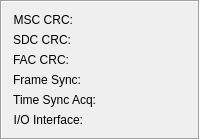
      <widget class="QFrame" name="frame_5">
       <property name="sizePolicy">
        <sizepolicy hsizetype="Fixed" vsizetype="Preferred">
         <horstretch>0</horstretch>
         <verstretch>0</verstretch>
        </sizepolicy>
       </property>
       <property name="frameShape">
        <enum>QFrame::Box</enum>
       </property>
       <property name="frameShadow">
        <enum>QFrame::Sunken</enum>
       </property>
       <layout class="QHBoxLayout" name="horizontalLayout_3">
        <item>
         <layout class="QFormLayout" name="formLayoutLEDs">
          <property name="fieldGrowthPolicy">
           <enum>QFormLayout::AllNonFixedFieldsGrow</enum>
          </property>
          <item row="0" column="0">
           <widget class="QLabel" name="TextLabelLEDMSCCRC">
            <property name="sizePolicy">
             <sizepolicy hsizetype="MinimumExpanding" vsizetype="Minimum">
              <horstretch>0</horstretch>
              <verstretch>0</verstretch>
             </sizepolicy>
            </property>
            <property name="text">
             <string>MSC CRC:</string>
            </property>
            <property name="alignment">
             <set>Qt::AlignRight|Qt::AlignTrailing|Qt::AlignVCenter</set>
            </property>
            <property name="wordWrap">
             <bool>false</bool>
            </property>
           </widget>
          </item>
          <item row="0" column="1">
           <widget class="CMultColorLED" name="LEDMSC" native="true"/>
          </item>
          <item row="1" column="0">
           <widget class="QLabel" name="TextLabelLEDSDCCRC">
            <property name="sizePolicy">
             <sizepolicy hsizetype="MinimumExpanding" vsizetype="Minimum">
              <horstretch>0</horstretch>
              <verstretch>0</verstretch>
             </sizepolicy>
            </property>
            <property name="text">
             <string>SDC CRC:</string>
            </property>
            <property name="alignment">
             <set>Qt::AlignRight|Qt::AlignTrailing|Qt::AlignVCenter</set>
            </property>
            <property name="wordWrap">
             <bool>false</bool>
            </property>
           </widget>
          </item>
          <item row="1" column="1">
           <widget class="CMultColorLED" name="LEDSDC" native="true"/>
          </item>
          <item row="2" column="0">
           <widget class="QLabel" name="TextLabelLEDFACCRC">
            <property name="sizePolicy">
             <sizepolicy hsizetype="MinimumExpanding" vsizetype="Minimum">
              <horstretch>0</horstretch>
              <verstretch>0</verstretch>
             </sizepolicy>
            </property>
            <property name="text">
             <string>FAC CRC:</string>
            </property>
            <property name="alignment">
             <set>Qt::AlignRight|Qt::AlignTrailing|Qt::AlignVCenter</set>
            </property>
            <property name="wordWrap">
             <bool>false</bool>
            </property>
           </widget>
          </item>
          <item row="2" column="1">
           <widget class="CMultColorLED" name="LEDFAC" native="true"/>
          </item>
          <item row="3" column="0">
           <widget class="QLabel" name="TextLabelLEDFrameSync">
            <property name="sizePolicy">
             <sizepolicy hsizetype="MinimumExpanding" vsizetype="Minimum">
              <horstretch>0</horstretch>
              <verstretch>0</verstretch>
             </sizepolicy>
            </property>
            <property name="text">
             <string>Frame Sync:</string>
            </property>
            <property name="alignment">
             <set>Qt::AlignRight|Qt::AlignTrailing|Qt::AlignVCenter</set>
            </property>
            <property name="wordWrap">
             <bool>false</bool>
            </property>
           </widget>
          </item>
          <item row="3" column="1">
           <widget class="CMultColorLED" name="LEDFrameSync" native="true"/>
          </item>
          <item row="4" column="0">
           <widget class="QLabel" name="TextLabelLEDTimeSyncAcq">
            <property name="sizePolicy">
             <sizepolicy hsizetype="MinimumExpanding" vsizetype="Minimum">
              <horstretch>0</horstretch>
              <verstretch>0</verstretch>
             </sizepolicy>
            </property>
            <property name="text">
             <string>Time Sync Acq:</string>
            </property>
            <property name="alignment">
             <set>Qt::AlignRight|Qt::AlignTrailing|Qt::AlignVCenter</set>
            </property>
            <property name="wordWrap">
             <bool>false</bool>
            </property>
           </widget>
          </item>
          <item row="4" column="1">
           <widget class="CMultColorLED" name="LEDTimeSync" native="true"/>
          </item>
          <item row="5" column="0">
           <widget class="QLabel" name="TextLabelLEDIOInterface">
            <property name="sizePolicy">
             <sizepolicy hsizetype="MinimumExpanding" vsizetype="Minimum">
              <horstretch>0</horstretch>
              <verstretch>0</verstretch>
             </sizepolicy>
            </property>
            <property name="text">
             <string>I/O Interface:</string>
            </property>
            <property name="alignment">
             <set>Qt::AlignRight|Qt::AlignTrailing|Qt::AlignVCenter</set>
            </property>
            <property name="wordWrap">
             <bool>false</bool>
            </property>
           </widget>
          </item>
          <item row="5" column="1">
           <widget class="CMultColorLED" name="LEDIOInterface" native="true"/>
          </item>
         </layout>
        </item>
       </layout>
      </widget>
